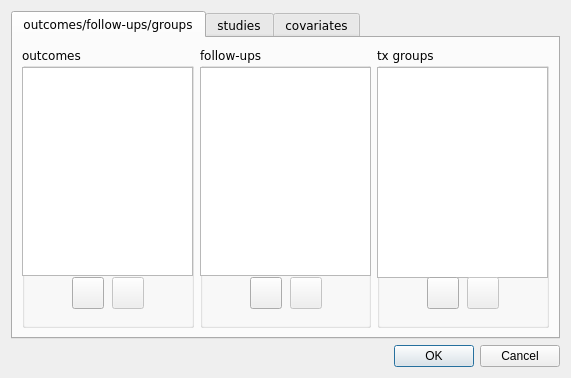
<?xml version="1.0" encoding="UTF-8"?>
<ui version="4.0">
 <class>edit_dialog</class>
 <widget class="QDialog" name="edit_dialog">
  <property name="geometry">
   <rect>
    <x>0</x>
    <y>0</y>
    <width>571</width>
    <height>378</height>
   </rect>
  </property>
  <property name="windowTitle">
   <string>edit dataset</string>
  </property>
  <layout class="QVBoxLayout" name="verticalLayout">
   <item>
    <widget class="QTabWidget" name="edit_tab">
     <property name="font">
      <font>
       <family>Verdana</family>
      </font>
     </property>
     <property name="currentIndex">
      <number>0</number>
     </property>
     <widget class="QWidget" name="tab">
      <attribute name="title">
       <string>outcomes/follow-ups/groups</string>
      </attribute>
      <layout class="QGridLayout" name="gridLayout">
       <item row="0" column="0">
        <widget class="QGroupBox" name="groupBox_2">
         <property name="title">
          <string>outcomes</string>
         </property>
         <widget class="QListView" name="outcome_list">
          <property name="geometry">
           <rect>
            <x>0</x>
            <y>20</y>
            <width>171</width>
            <height>209</height>
           </rect>
          </property>
          <property name="alternatingRowColors">
           <bool>true</bool>
          </property>
         </widget>
         <widget class="QPushButton" name="add_outcome_btn">
          <property name="geometry">
           <rect>
            <x>50</x>
            <y>230</y>
            <width>32</width>
            <height>32</height>
           </rect>
          </property>
          <property name="minimumSize">
           <size>
            <width>32</width>
            <height>32</height>
           </size>
          </property>
          <property name="maximumSize">
           <size>
            <width>32</width>
            <height>32</height>
           </size>
          </property>
          <property name="text">
           <string/>
          </property>
          <property name="icon">
           <iconset resource="images/icons.qrc">
            <normaloff>:/function_icon_set/function_icon_set/add_48.png</normaloff>:/function_icon_set/function_icon_set/add_48.png</iconset>
          </property>
          <property name="iconSize">
           <size>
            <width>32</width>
            <height>32</height>
           </size>
          </property>
         </widget>
         <widget class="QPushButton" name="remove_outcome_btn">
          <property name="enabled">
           <bool>false</bool>
          </property>
          <property name="geometry">
           <rect>
            <x>90</x>
            <y>230</y>
            <width>32</width>
            <height>32</height>
           </rect>
          </property>
          <property name="minimumSize">
           <size>
            <width>32</width>
            <height>32</height>
           </size>
          </property>
          <property name="maximumSize">
           <size>
            <width>32</width>
            <height>32</height>
           </size>
          </property>
          <property name="text">
           <string/>
          </property>
          <property name="icon">
           <iconset resource="images/icons.qrc">
            <normaloff>:/function_icon_set/function_icon_set/cancel_48.png</normaloff>:/function_icon_set/function_icon_set/cancel_48.png</iconset>
          </property>
          <property name="iconSize">
           <size>
            <width>32</width>
            <height>32</height>
           </size>
          </property>
         </widget>
        </widget>
       </item>
       <item row="0" column="1">
        <widget class="QGroupBox" name="grpbox_follow_ups">
         <property name="title">
          <string>follow-ups</string>
         </property>
         <widget class="QListView" name="follow_up_list">
          <property name="geometry">
           <rect>
            <x>0</x>
            <y>20</y>
            <width>171</width>
            <height>209</height>
           </rect>
          </property>
          <property name="alternatingRowColors">
           <bool>true</bool>
          </property>
         </widget>
         <widget class="QPushButton" name="remove_follow_up_btn">
          <property name="enabled">
           <bool>false</bool>
          </property>
          <property name="geometry">
           <rect>
            <x>90</x>
            <y>230</y>
            <width>32</width>
            <height>32</height>
           </rect>
          </property>
          <property name="minimumSize">
           <size>
            <width>32</width>
            <height>32</height>
           </size>
          </property>
          <property name="maximumSize">
           <size>
            <width>32</width>
            <height>32</height>
           </size>
          </property>
          <property name="text">
           <string/>
          </property>
          <property name="icon">
           <iconset resource="images/icons.qrc">
            <normaloff>:/function_icon_set/function_icon_set/cancel_48.png</normaloff>:/function_icon_set/function_icon_set/cancel_48.png</iconset>
          </property>
          <property name="iconSize">
           <size>
            <width>32</width>
            <height>32</height>
           </size>
          </property>
         </widget>
         <widget class="QPushButton" name="add_follow_up_btn">
          <property name="geometry">
           <rect>
            <x>50</x>
            <y>230</y>
            <width>32</width>
            <height>32</height>
           </rect>
          </property>
          <property name="minimumSize">
           <size>
            <width>32</width>
            <height>32</height>
           </size>
          </property>
          <property name="maximumSize">
           <size>
            <width>32</width>
            <height>32</height>
           </size>
          </property>
          <property name="text">
           <string/>
          </property>
          <property name="icon">
           <iconset resource="images/icons.qrc">
            <normaloff>:/function_icon_set/function_icon_set/add_48.png</normaloff>:/function_icon_set/function_icon_set/add_48.png</iconset>
          </property>
          <property name="iconSize">
           <size>
            <width>32</width>
            <height>32</height>
           </size>
          </property>
         </widget>
        </widget>
       </item>
       <item row="0" column="2">
        <widget class="QGroupBox" name="groupBox">
         <property name="title">
          <string>tx groups</string>
         </property>
         <property name="flat">
          <bool>false</bool>
         </property>
         <widget class="QListView" name="group_list">
          <property name="geometry">
           <rect>
            <x>0</x>
            <y>20</y>
            <width>171</width>
            <height>211</height>
           </rect>
          </property>
          <property name="alternatingRowColors">
           <bool>true</bool>
          </property>
         </widget>
         <widget class="QPushButton" name="add_group_btn">
          <property name="geometry">
           <rect>
            <x>50</x>
            <y>230</y>
            <width>32</width>
            <height>32</height>
           </rect>
          </property>
          <property name="minimumSize">
           <size>
            <width>32</width>
            <height>32</height>
           </size>
          </property>
          <property name="maximumSize">
           <size>
            <width>32</width>
            <height>32</height>
           </size>
          </property>
          <property name="text">
           <string/>
          </property>
          <property name="icon">
           <iconset resource="images/icons.qrc">
            <normaloff>:/function_icon_set/function_icon_set/add_48.png</normaloff>:/function_icon_set/function_icon_set/add_48.png</iconset>
          </property>
          <property name="iconSize">
           <size>
            <width>32</width>
            <height>32</height>
           </size>
          </property>
         </widget>
         <widget class="QPushButton" name="remove_group_btn">
          <property name="enabled">
           <bool>false</bool>
          </property>
          <property name="geometry">
           <rect>
            <x>90</x>
            <y>230</y>
            <width>32</width>
            <height>32</height>
           </rect>
          </property>
          <property name="minimumSize">
           <size>
            <width>32</width>
            <height>32</height>
           </size>
          </property>
          <property name="maximumSize">
           <size>
            <width>32</width>
            <height>32</height>
           </size>
          </property>
          <property name="text">
           <string/>
          </property>
          <property name="icon">
           <iconset resource="images/icons.qrc">
            <normaloff>:/function_icon_set/function_icon_set/cancel_48.png</normaloff>:/function_icon_set/function_icon_set/cancel_48.png</iconset>
          </property>
          <property name="iconSize">
           <size>
            <width>32</width>
            <height>32</height>
           </size>
          </property>
         </widget>
        </widget>
       </item>
      </layout>
     </widget>
     <widget class="QWidget" name="tab_2">
      <attribute name="title">
       <string>studies</string>
      </attribute>
      <layout class="QVBoxLayout" name="verticalLayout_2">
       <item>
        <layout class="QGridLayout" name="gridLayout_2">
         <item row="0" column="0" colspan="3">
          <widget class="QListView" name="study_list">
           <property name="alternatingRowColors">
            <bool>true</bool>
           </property>
          </widget>
         </item>
         <item row="1" column="0">
          <widget class="QPushButton" name="add_study_btn">
           <property name="minimumSize">
            <size>
             <width>32</width>
             <height>32</height>
            </size>
           </property>
           <property name="maximumSize">
            <size>
             <width>32</width>
             <height>32</height>
            </size>
           </property>
           <property name="text">
            <string/>
           </property>
           <property name="icon">
            <iconset resource="images/icons.qrc">
             <normaloff>:/function_icon_set/function_icon_set/add_48.png</normaloff>:/function_icon_set/function_icon_set/add_48.png</iconset>
           </property>
           <property name="iconSize">
            <size>
             <width>32</width>
             <height>32</height>
            </size>
           </property>
          </widget>
         </item>
         <item row="1" column="1">
          <widget class="QPushButton" name="remove_study_btn">
           <property name="enabled">
            <bool>false</bool>
           </property>
           <property name="minimumSize">
            <size>
             <width>32</width>
             <height>32</height>
            </size>
           </property>
           <property name="maximumSize">
            <size>
             <width>32</width>
             <height>32</height>
            </size>
           </property>
           <property name="text">
            <string/>
           </property>
           <property name="icon">
            <iconset resource="images/icons.qrc">
             <normaloff>:/function_icon_set/function_icon_set/cancel_48.png</normaloff>:/function_icon_set/function_icon_set/cancel_48.png</iconset>
           </property>
           <property name="iconSize">
            <size>
             <width>32</width>
             <height>32</height>
            </size>
           </property>
          </widget>
         </item>
        </layout>
       </item>
      </layout>
     </widget>
     <widget class="QWidget" name="tab_3">
      <attribute name="title">
       <string>covariates</string>
      </attribute>
      <layout class="QHBoxLayout" name="horizontalLayout">
       <item>
        <layout class="QGridLayout" name="gridLayout_3">
         <item row="0" column="0" colspan="3">
          <widget class="QListView" name="covariate_list">
           <property name="alternatingRowColors">
            <bool>true</bool>
           </property>
          </widget>
         </item>
         <item row="1" column="0">
          <widget class="QPushButton" name="add_covariate_btn">
           <property name="minimumSize">
            <size>
             <width>32</width>
             <height>32</height>
            </size>
           </property>
           <property name="maximumSize">
            <size>
             <width>32</width>
             <height>32</height>
            </size>
           </property>
           <property name="text">
            <string/>
           </property>
           <property name="icon">
            <iconset resource="images/icons.qrc">
             <normaloff>:/function_icon_set/function_icon_set/add_48.png</normaloff>:/function_icon_set/function_icon_set/add_48.png</iconset>
           </property>
           <property name="iconSize">
            <size>
             <width>32</width>
             <height>32</height>
            </size>
           </property>
          </widget>
         </item>
         <item row="1" column="1">
          <widget class="QPushButton" name="remove_covariate_btn">
           <property name="enabled">
            <bool>false</bool>
           </property>
           <property name="minimumSize">
            <size>
             <width>32</width>
             <height>32</height>
            </size>
           </property>
           <property name="maximumSize">
            <size>
             <width>32</width>
             <height>32</height>
            </size>
           </property>
           <property name="text">
            <string/>
           </property>
           <property name="icon">
            <iconset resource="images/icons.qrc">
             <normaloff>:/function_icon_set/function_icon_set/cancel_48.png</normaloff>:/function_icon_set/function_icon_set/cancel_48.png</iconset>
           </property>
           <property name="iconSize">
            <size>
             <width>32</width>
             <height>32</height>
            </size>
           </property>
          </widget>
         </item>
        </layout>
       </item>
      </layout>
     </widget>
    </widget>
   </item>
   <item>
    <widget class="QDialogButtonBox" name="buttonBox">
     <property name="orientation">
      <enum>Qt::Horizontal</enum>
     </property>
     <property name="standardButtons">
      <set>QDialogButtonBox::Cancel|QDialogButtonBox::Ok</set>
     </property>
    </widget>
   </item>
  </layout>
 </widget>
 <resources>
  <include location="images/icons.qrc"/>
 </resources>
 <connections>
  <connection>
   <sender>buttonBox</sender>
   <signal>accepted()</signal>
   <receiver>edit_dialog</receiver>
   <slot>accept()</slot>
   <hints>
    <hint type="sourcelabel">
     <x>248</x>
     <y>254</y>
    </hint>
    <hint type="destinationlabel">
     <x>157</x>
     <y>274</y>
    </hint>
   </hints>
  </connection>
  <connection>
   <sender>buttonBox</sender>
   <signal>rejected()</signal>
   <receiver>edit_dialog</receiver>
   <slot>reject()</slot>
   <hints>
    <hint type="sourcelabel">
     <x>316</x>
     <y>260</y>
    </hint>
    <hint type="destinationlabel">
     <x>286</x>
     <y>274</y>
    </hint>
   </hints>
  </connection>
 </connections>
</ui>
